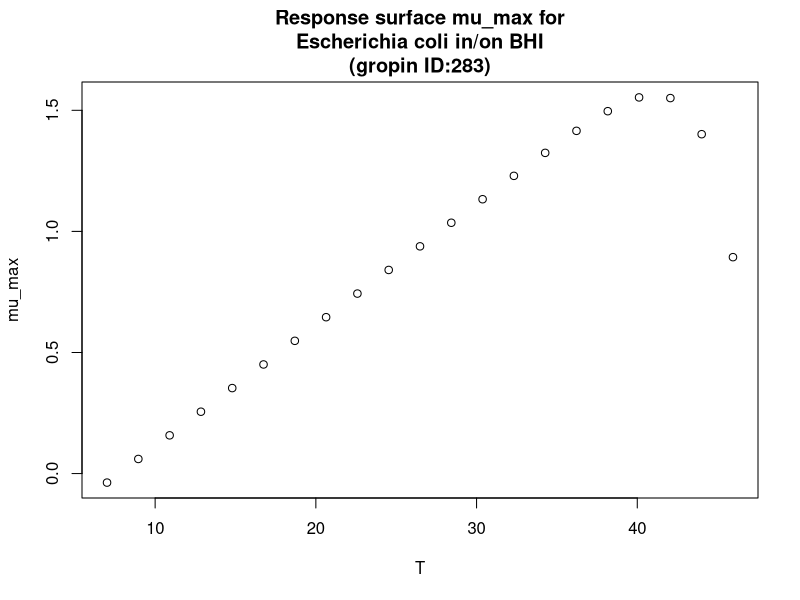

Source code (R):
#############################
# start of Parameter script
#############################
T <- seq(7.007,45.954045954046,length.out=21)
#############################
# end of Parameter script
#############################
############################# 
# start of Model script Gropin ID 283 
#############################
 
# constant coefficients for this model
 
variables <- data.frame(T)
argumentsPar <- expand.grid(variables)
 
# heart of the model
response_surface <- function(T) {
   mumax <-(5.01*10^-2)*(T-7.75)*(1-exp((4.35*10^-1)*(T-47.4)))

return(mumax=mumax)
} 

# output parameters
mumax <- cbind(argumentsPar,response_surface(argumentsPar['T']))
colnames(mumax) <- c(colnames(argumentsPar),'mumax')
#############################
# End of Model script
#############################
############################# 
# start of Visualisation script Gropin ID 283 
#############################
plot(T,mumax$mumax,
                          xlab='T',
                          ylab='mu_max',main='Response surface mu_max for
Escherichia coli in/on BHI
(gropin ID:283)')
#############################
# End of Visualisation script
#############################
